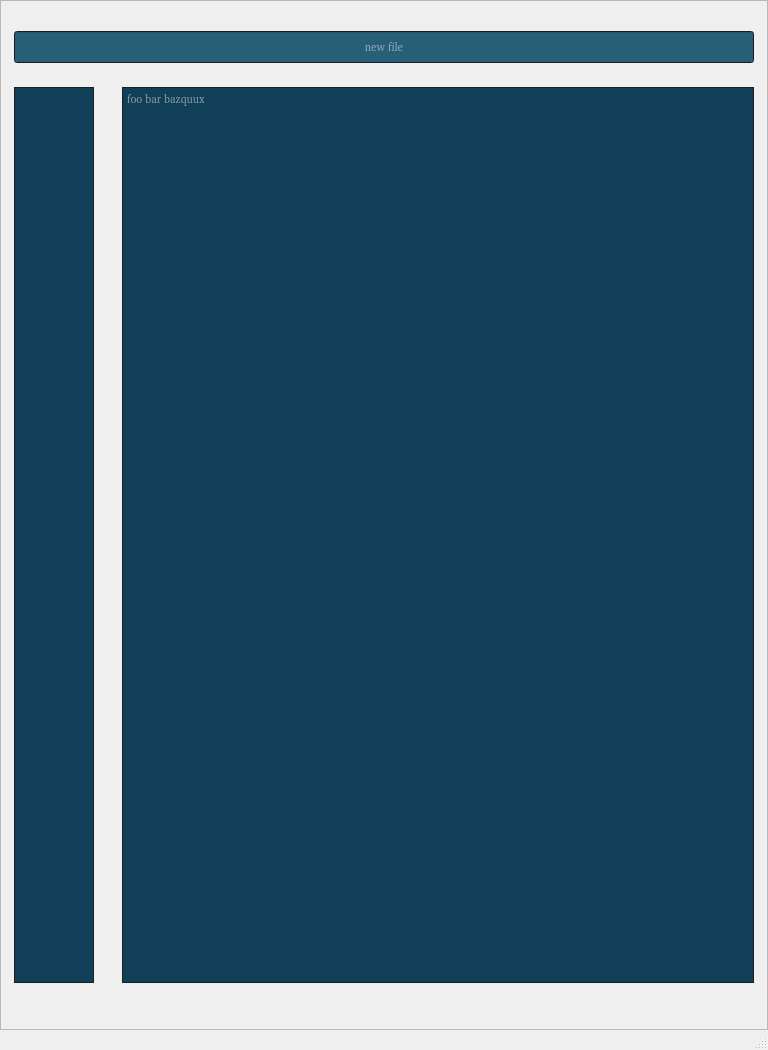
<?xml version="1.0" encoding="UTF-8"?>
<ui version="4.0">
 <class>MainWindow</class>
 <widget class="QMainWindow" name="MainWindow">
  <property name="geometry">
   <rect>
    <x>0</x>
    <y>0</y>
    <width>768</width>
    <height>1050</height>
   </rect>
  </property>
  <property name="sizePolicy">
   <sizepolicy hsizetype="Preferred" vsizetype="Preferred">
    <horstretch>0</horstretch>
    <verstretch>0</verstretch>
   </sizepolicy>
  </property>
  <property name="minimumSize">
   <size>
    <width>768</width>
    <height>1050</height>
   </size>
  </property>
  <property name="windowTitle">
   <string>BetterCode</string>
  </property>
  <widget class="QWidget" name="centralwidget">
   <property name="sizePolicy">
    <sizepolicy hsizetype="Preferred" vsizetype="Preferred">
     <horstretch>0</horstretch>
     <verstretch>0</verstretch>
    </sizepolicy>
   </property>
   <property name="minimumSize">
    <size>
     <width>768</width>
     <height>1030</height>
    </size>
   </property>
   <widget class="QFrame" name="frame">
    <property name="geometry">
     <rect>
      <x>0</x>
      <y>0</y>
      <width>768</width>
      <height>1030</height>
     </rect>
    </property>
    <property name="sizePolicy">
     <sizepolicy hsizetype="Expanding" vsizetype="Expanding">
      <horstretch>0</horstretch>
      <verstretch>0</verstretch>
     </sizepolicy>
    </property>
    <property name="minimumSize">
     <size>
      <width>768</width>
      <height>1030</height>
     </size>
    </property>
    <property name="maximumSize">
     <size>
      <width>768</width>
      <height>16777215</height>
     </size>
    </property>
    <property name="font">
     <font>
      <kerning>true</kerning>
     </font>
    </property>
    <property name="frameShape">
     <enum>QFrame::StyledPanel</enum>
    </property>
    <property name="frameShadow">
     <enum>QFrame::Plain</enum>
    </property>
    <widget class="QLineEdit" name="lineEdit">
     <property name="geometry">
      <rect>
       <x>14</x>
       <y>31</y>
       <width>740</width>
       <height>32</height>
      </rect>
     </property>
     <property name="palette">
      <palette>
       <active>
        <colorrole role="WindowText">
         <brush brushstyle="SolidPattern">
          <color alpha="255">
           <red>255</red>
           <green>255</green>
           <blue>255</blue>
          </color>
         </brush>
        </colorrole>
        <colorrole role="Button">
         <brush brushstyle="SolidPattern">
          <color alpha="255">
           <red>35</red>
           <green>40</green>
           <blue>45</blue>
          </color>
         </brush>
        </colorrole>
        <colorrole role="Light">
         <brush brushstyle="SolidPattern">
          <color alpha="255">
           <red>52</red>
           <green>60</green>
           <blue>67</blue>
          </color>
         </brush>
        </colorrole>
        <colorrole role="Midlight">
         <brush brushstyle="SolidPattern">
          <color alpha="255">
           <red>43</red>
           <green>50</green>
           <blue>56</blue>
          </color>
         </brush>
        </colorrole>
        <colorrole role="Dark">
         <brush brushstyle="SolidPattern">
          <color alpha="255">
           <red>17</red>
           <green>20</green>
           <blue>22</blue>
          </color>
         </brush>
        </colorrole>
        <colorrole role="Mid">
         <brush brushstyle="SolidPattern">
          <color alpha="255">
           <red>23</red>
           <green>27</green>
           <blue>30</blue>
          </color>
         </brush>
        </colorrole>
        <colorrole role="Text">
         <brush brushstyle="SolidPattern">
          <color alpha="255">
           <red>255</red>
           <green>255</green>
           <blue>255</blue>
          </color>
         </brush>
        </colorrole>
        <colorrole role="BrightText">
         <brush brushstyle="SolidPattern">
          <color alpha="255">
           <red>255</red>
           <green>255</green>
           <blue>255</blue>
          </color>
         </brush>
        </colorrole>
        <colorrole role="ButtonText">
         <brush brushstyle="SolidPattern">
          <color alpha="255">
           <red>255</red>
           <green>255</green>
           <blue>255</blue>
          </color>
         </brush>
        </colorrole>
        <colorrole role="Base">
         <brush brushstyle="SolidPattern">
          <color alpha="255">
           <red>39</red>
           <green>95</green>
           <blue>119</blue>
          </color>
         </brush>
        </colorrole>
        <colorrole role="Window">
         <brush brushstyle="SolidPattern">
          <color alpha="255">
           <red>35</red>
           <green>40</green>
           <blue>45</blue>
          </color>
         </brush>
        </colorrole>
        <colorrole role="Shadow">
         <brush brushstyle="SolidPattern">
          <color alpha="255">
           <red>0</red>
           <green>0</green>
           <blue>0</blue>
          </color>
         </brush>
        </colorrole>
        <colorrole role="AlternateBase">
         <brush brushstyle="SolidPattern">
          <color alpha="255">
           <red>17</red>
           <green>20</green>
           <blue>22</blue>
          </color>
         </brush>
        </colorrole>
        <colorrole role="ToolTipBase">
         <brush brushstyle="SolidPattern">
          <color alpha="255">
           <red>255</red>
           <green>255</green>
           <blue>220</blue>
          </color>
         </brush>
        </colorrole>
        <colorrole role="ToolTipText">
         <brush brushstyle="SolidPattern">
          <color alpha="255">
           <red>0</red>
           <green>0</green>
           <blue>0</blue>
          </color>
         </brush>
        </colorrole>
        <colorrole role="PlaceholderText">
         <brush brushstyle="SolidPattern">
          <color alpha="128">
           <red>255</red>
           <green>255</green>
           <blue>255</blue>
          </color>
         </brush>
        </colorrole>
       </active>
       <inactive>
        <colorrole role="WindowText">
         <brush brushstyle="SolidPattern">
          <color alpha="255">
           <red>255</red>
           <green>255</green>
           <blue>255</blue>
          </color>
         </brush>
        </colorrole>
        <colorrole role="Button">
         <brush brushstyle="SolidPattern">
          <color alpha="255">
           <red>35</red>
           <green>40</green>
           <blue>45</blue>
          </color>
         </brush>
        </colorrole>
        <colorrole role="Light">
         <brush brushstyle="SolidPattern">
          <color alpha="255">
           <red>52</red>
           <green>60</green>
           <blue>67</blue>
          </color>
         </brush>
        </colorrole>
        <colorrole role="Midlight">
         <brush brushstyle="SolidPattern">
          <color alpha="255">
           <red>43</red>
           <green>50</green>
           <blue>56</blue>
          </color>
         </brush>
        </colorrole>
        <colorrole role="Dark">
         <brush brushstyle="SolidPattern">
          <color alpha="255">
           <red>17</red>
           <green>20</green>
           <blue>22</blue>
          </color>
         </brush>
        </colorrole>
        <colorrole role="Mid">
         <brush brushstyle="SolidPattern">
          <color alpha="255">
           <red>23</red>
           <green>27</green>
           <blue>30</blue>
          </color>
         </brush>
        </colorrole>
        <colorrole role="Text">
         <brush brushstyle="SolidPattern">
          <color alpha="255">
           <red>255</red>
           <green>255</green>
           <blue>255</blue>
          </color>
         </brush>
        </colorrole>
        <colorrole role="BrightText">
         <brush brushstyle="SolidPattern">
          <color alpha="255">
           <red>255</red>
           <green>255</green>
           <blue>255</blue>
          </color>
         </brush>
        </colorrole>
        <colorrole role="ButtonText">
         <brush brushstyle="SolidPattern">
          <color alpha="255">
           <red>255</red>
           <green>255</green>
           <blue>255</blue>
          </color>
         </brush>
        </colorrole>
        <colorrole role="Base">
         <brush brushstyle="SolidPattern">
          <color alpha="255">
           <red>39</red>
           <green>95</green>
           <blue>119</blue>
          </color>
         </brush>
        </colorrole>
        <colorrole role="Window">
         <brush brushstyle="SolidPattern">
          <color alpha="255">
           <red>35</red>
           <green>40</green>
           <blue>45</blue>
          </color>
         </brush>
        </colorrole>
        <colorrole role="Shadow">
         <brush brushstyle="SolidPattern">
          <color alpha="255">
           <red>0</red>
           <green>0</green>
           <blue>0</blue>
          </color>
         </brush>
        </colorrole>
        <colorrole role="AlternateBase">
         <brush brushstyle="SolidPattern">
          <color alpha="255">
           <red>17</red>
           <green>20</green>
           <blue>22</blue>
          </color>
         </brush>
        </colorrole>
        <colorrole role="ToolTipBase">
         <brush brushstyle="SolidPattern">
          <color alpha="255">
           <red>255</red>
           <green>255</green>
           <blue>220</blue>
          </color>
         </brush>
        </colorrole>
        <colorrole role="ToolTipText">
         <brush brushstyle="SolidPattern">
          <color alpha="255">
           <red>0</red>
           <green>0</green>
           <blue>0</blue>
          </color>
         </brush>
        </colorrole>
        <colorrole role="PlaceholderText">
         <brush brushstyle="SolidPattern">
          <color alpha="128">
           <red>255</red>
           <green>255</green>
           <blue>255</blue>
          </color>
         </brush>
        </colorrole>
       </inactive>
       <disabled>
        <colorrole role="WindowText">
         <brush brushstyle="SolidPattern">
          <color alpha="255">
           <red>17</red>
           <green>20</green>
           <blue>22</blue>
          </color>
         </brush>
        </colorrole>
        <colorrole role="Button">
         <brush brushstyle="SolidPattern">
          <color alpha="255">
           <red>35</red>
           <green>40</green>
           <blue>45</blue>
          </color>
         </brush>
        </colorrole>
        <colorrole role="Light">
         <brush brushstyle="SolidPattern">
          <color alpha="255">
           <red>52</red>
           <green>60</green>
           <blue>67</blue>
          </color>
         </brush>
        </colorrole>
        <colorrole role="Midlight">
         <brush brushstyle="SolidPattern">
          <color alpha="255">
           <red>43</red>
           <green>50</green>
           <blue>56</blue>
          </color>
         </brush>
        </colorrole>
        <colorrole role="Dark">
         <brush brushstyle="SolidPattern">
          <color alpha="255">
           <red>17</red>
           <green>20</green>
           <blue>22</blue>
          </color>
         </brush>
        </colorrole>
        <colorrole role="Mid">
         <brush brushstyle="SolidPattern">
          <color alpha="255">
           <red>23</red>
           <green>27</green>
           <blue>30</blue>
          </color>
         </brush>
        </colorrole>
        <colorrole role="Text">
         <brush brushstyle="SolidPattern">
          <color alpha="255">
           <red>17</red>
           <green>20</green>
           <blue>22</blue>
          </color>
         </brush>
        </colorrole>
        <colorrole role="BrightText">
         <brush brushstyle="SolidPattern">
          <color alpha="255">
           <red>255</red>
           <green>255</green>
           <blue>255</blue>
          </color>
         </brush>
        </colorrole>
        <colorrole role="ButtonText">
         <brush brushstyle="SolidPattern">
          <color alpha="255">
           <red>17</red>
           <green>20</green>
           <blue>22</blue>
          </color>
         </brush>
        </colorrole>
        <colorrole role="Base">
         <brush brushstyle="SolidPattern">
          <color alpha="255">
           <red>35</red>
           <green>40</green>
           <blue>45</blue>
          </color>
         </brush>
        </colorrole>
        <colorrole role="Window">
         <brush brushstyle="SolidPattern">
          <color alpha="255">
           <red>35</red>
           <green>40</green>
           <blue>45</blue>
          </color>
         </brush>
        </colorrole>
        <colorrole role="Shadow">
         <brush brushstyle="SolidPattern">
          <color alpha="255">
           <red>0</red>
           <green>0</green>
           <blue>0</blue>
          </color>
         </brush>
        </colorrole>
        <colorrole role="AlternateBase">
         <brush brushstyle="SolidPattern">
          <color alpha="255">
           <red>35</red>
           <green>40</green>
           <blue>45</blue>
          </color>
         </brush>
        </colorrole>
        <colorrole role="ToolTipBase">
         <brush brushstyle="SolidPattern">
          <color alpha="255">
           <red>255</red>
           <green>255</green>
           <blue>220</blue>
          </color>
         </brush>
        </colorrole>
        <colorrole role="ToolTipText">
         <brush brushstyle="SolidPattern">
          <color alpha="255">
           <red>0</red>
           <green>0</green>
           <blue>0</blue>
          </color>
         </brush>
        </colorrole>
        <colorrole role="PlaceholderText">
         <brush brushstyle="SolidPattern">
          <color alpha="128">
           <red>255</red>
           <green>255</green>
           <blue>255</blue>
          </color>
         </brush>
        </colorrole>
       </disabled>
      </palette>
     </property>
     <property name="font">
      <font>
       <family>Roboto Mono [GOOG]</family>
       <pointsize>8</pointsize>
       <kerning>true</kerning>
      </font>
     </property>
     <property name="cursor">
      <cursorShape>ArrowCursor</cursorShape>
     </property>
     <property name="alignment">
      <set>Qt::AlignCenter</set>
     </property>
     <property name="readOnly">
      <bool>true</bool>
     </property>
     <property name="placeholderText">
      <string>new file</string>
     </property>
    </widget>
    <widget class="QTextEdit" name="mainEditor">
     <property name="geometry">
      <rect>
       <x>122</x>
       <y>87</y>
       <width>632</width>
       <height>896</height>
      </rect>
     </property>
     <property name="sizePolicy">
      <sizepolicy hsizetype="Expanding" vsizetype="Expanding">
       <horstretch>0</horstretch>
       <verstretch>0</verstretch>
      </sizepolicy>
     </property>
     <property name="palette">
      <palette>
       <active>
        <colorrole role="WindowText">
         <brush brushstyle="SolidPattern">
          <color alpha="255">
           <red>255</red>
           <green>255</green>
           <blue>255</blue>
          </color>
         </brush>
        </colorrole>
        <colorrole role="Button">
         <brush brushstyle="SolidPattern">
          <color alpha="255">
           <red>35</red>
           <green>40</green>
           <blue>45</blue>
          </color>
         </brush>
        </colorrole>
        <colorrole role="Light">
         <brush brushstyle="SolidPattern">
          <color alpha="255">
           <red>52</red>
           <green>60</green>
           <blue>67</blue>
          </color>
         </brush>
        </colorrole>
        <colorrole role="Midlight">
         <brush brushstyle="SolidPattern">
          <color alpha="255">
           <red>43</red>
           <green>50</green>
           <blue>56</blue>
          </color>
         </brush>
        </colorrole>
        <colorrole role="Dark">
         <brush brushstyle="SolidPattern">
          <color alpha="255">
           <red>17</red>
           <green>20</green>
           <blue>22</blue>
          </color>
         </brush>
        </colorrole>
        <colorrole role="Mid">
         <brush brushstyle="SolidPattern">
          <color alpha="255">
           <red>23</red>
           <green>27</green>
           <blue>30</blue>
          </color>
         </brush>
        </colorrole>
        <colorrole role="Text">
         <brush brushstyle="SolidPattern">
          <color alpha="255">
           <red>255</red>
           <green>255</green>
           <blue>255</blue>
          </color>
         </brush>
        </colorrole>
        <colorrole role="BrightText">
         <brush brushstyle="SolidPattern">
          <color alpha="255">
           <red>255</red>
           <green>255</green>
           <blue>255</blue>
          </color>
         </brush>
        </colorrole>
        <colorrole role="ButtonText">
         <brush brushstyle="SolidPattern">
          <color alpha="255">
           <red>255</red>
           <green>255</green>
           <blue>255</blue>
          </color>
         </brush>
        </colorrole>
        <colorrole role="Base">
         <brush brushstyle="SolidPattern">
          <color alpha="255">
           <red>18</red>
           <green>63</green>
           <blue>88</blue>
          </color>
         </brush>
        </colorrole>
        <colorrole role="Window">
         <brush brushstyle="SolidPattern">
          <color alpha="255">
           <red>35</red>
           <green>40</green>
           <blue>45</blue>
          </color>
         </brush>
        </colorrole>
        <colorrole role="Shadow">
         <brush brushstyle="SolidPattern">
          <color alpha="255">
           <red>0</red>
           <green>0</green>
           <blue>0</blue>
          </color>
         </brush>
        </colorrole>
        <colorrole role="AlternateBase">
         <brush brushstyle="SolidPattern">
          <color alpha="255">
           <red>17</red>
           <green>20</green>
           <blue>22</blue>
          </color>
         </brush>
        </colorrole>
        <colorrole role="ToolTipBase">
         <brush brushstyle="SolidPattern">
          <color alpha="255">
           <red>255</red>
           <green>255</green>
           <blue>220</blue>
          </color>
         </brush>
        </colorrole>
        <colorrole role="ToolTipText">
         <brush brushstyle="SolidPattern">
          <color alpha="255">
           <red>0</red>
           <green>0</green>
           <blue>0</blue>
          </color>
         </brush>
        </colorrole>
        <colorrole role="PlaceholderText">
         <brush brushstyle="SolidPattern">
          <color alpha="128">
           <red>255</red>
           <green>255</green>
           <blue>255</blue>
          </color>
         </brush>
        </colorrole>
       </active>
       <inactive>
        <colorrole role="WindowText">
         <brush brushstyle="SolidPattern">
          <color alpha="255">
           <red>255</red>
           <green>255</green>
           <blue>255</blue>
          </color>
         </brush>
        </colorrole>
        <colorrole role="Button">
         <brush brushstyle="SolidPattern">
          <color alpha="255">
           <red>35</red>
           <green>40</green>
           <blue>45</blue>
          </color>
         </brush>
        </colorrole>
        <colorrole role="Light">
         <brush brushstyle="SolidPattern">
          <color alpha="255">
           <red>52</red>
           <green>60</green>
           <blue>67</blue>
          </color>
         </brush>
        </colorrole>
        <colorrole role="Midlight">
         <brush brushstyle="SolidPattern">
          <color alpha="255">
           <red>43</red>
           <green>50</green>
           <blue>56</blue>
          </color>
         </brush>
        </colorrole>
        <colorrole role="Dark">
         <brush brushstyle="SolidPattern">
          <color alpha="255">
           <red>17</red>
           <green>20</green>
           <blue>22</blue>
          </color>
         </brush>
        </colorrole>
        <colorrole role="Mid">
         <brush brushstyle="SolidPattern">
          <color alpha="255">
           <red>23</red>
           <green>27</green>
           <blue>30</blue>
          </color>
         </brush>
        </colorrole>
        <colorrole role="Text">
         <brush brushstyle="SolidPattern">
          <color alpha="255">
           <red>255</red>
           <green>255</green>
           <blue>255</blue>
          </color>
         </brush>
        </colorrole>
        <colorrole role="BrightText">
         <brush brushstyle="SolidPattern">
          <color alpha="255">
           <red>255</red>
           <green>255</green>
           <blue>255</blue>
          </color>
         </brush>
        </colorrole>
        <colorrole role="ButtonText">
         <brush brushstyle="SolidPattern">
          <color alpha="255">
           <red>255</red>
           <green>255</green>
           <blue>255</blue>
          </color>
         </brush>
        </colorrole>
        <colorrole role="Base">
         <brush brushstyle="SolidPattern">
          <color alpha="255">
           <red>18</red>
           <green>63</green>
           <blue>88</blue>
          </color>
         </brush>
        </colorrole>
        <colorrole role="Window">
         <brush brushstyle="SolidPattern">
          <color alpha="255">
           <red>35</red>
           <green>40</green>
           <blue>45</blue>
          </color>
         </brush>
        </colorrole>
        <colorrole role="Shadow">
         <brush brushstyle="SolidPattern">
          <color alpha="255">
           <red>0</red>
           <green>0</green>
           <blue>0</blue>
          </color>
         </brush>
        </colorrole>
        <colorrole role="AlternateBase">
         <brush brushstyle="SolidPattern">
          <color alpha="255">
           <red>17</red>
           <green>20</green>
           <blue>22</blue>
          </color>
         </brush>
        </colorrole>
        <colorrole role="ToolTipBase">
         <brush brushstyle="SolidPattern">
          <color alpha="255">
           <red>255</red>
           <green>255</green>
           <blue>220</blue>
          </color>
         </brush>
        </colorrole>
        <colorrole role="ToolTipText">
         <brush brushstyle="SolidPattern">
          <color alpha="255">
           <red>0</red>
           <green>0</green>
           <blue>0</blue>
          </color>
         </brush>
        </colorrole>
        <colorrole role="PlaceholderText">
         <brush brushstyle="SolidPattern">
          <color alpha="128">
           <red>255</red>
           <green>255</green>
           <blue>255</blue>
          </color>
         </brush>
        </colorrole>
       </inactive>
       <disabled>
        <colorrole role="WindowText">
         <brush brushstyle="SolidPattern">
          <color alpha="255">
           <red>17</red>
           <green>20</green>
           <blue>22</blue>
          </color>
         </brush>
        </colorrole>
        <colorrole role="Button">
         <brush brushstyle="SolidPattern">
          <color alpha="255">
           <red>35</red>
           <green>40</green>
           <blue>45</blue>
          </color>
         </brush>
        </colorrole>
        <colorrole role="Light">
         <brush brushstyle="SolidPattern">
          <color alpha="255">
           <red>52</red>
           <green>60</green>
           <blue>67</blue>
          </color>
         </brush>
        </colorrole>
        <colorrole role="Midlight">
         <brush brushstyle="SolidPattern">
          <color alpha="255">
           <red>43</red>
           <green>50</green>
           <blue>56</blue>
          </color>
         </brush>
        </colorrole>
        <colorrole role="Dark">
         <brush brushstyle="SolidPattern">
          <color alpha="255">
           <red>17</red>
           <green>20</green>
           <blue>22</blue>
          </color>
         </brush>
        </colorrole>
        <colorrole role="Mid">
         <brush brushstyle="SolidPattern">
          <color alpha="255">
           <red>23</red>
           <green>27</green>
           <blue>30</blue>
          </color>
         </brush>
        </colorrole>
        <colorrole role="Text">
         <brush brushstyle="SolidPattern">
          <color alpha="255">
           <red>17</red>
           <green>20</green>
           <blue>22</blue>
          </color>
         </brush>
        </colorrole>
        <colorrole role="BrightText">
         <brush brushstyle="SolidPattern">
          <color alpha="255">
           <red>255</red>
           <green>255</green>
           <blue>255</blue>
          </color>
         </brush>
        </colorrole>
        <colorrole role="ButtonText">
         <brush brushstyle="SolidPattern">
          <color alpha="255">
           <red>17</red>
           <green>20</green>
           <blue>22</blue>
          </color>
         </brush>
        </colorrole>
        <colorrole role="Base">
         <brush brushstyle="SolidPattern">
          <color alpha="255">
           <red>35</red>
           <green>40</green>
           <blue>45</blue>
          </color>
         </brush>
        </colorrole>
        <colorrole role="Window">
         <brush brushstyle="SolidPattern">
          <color alpha="255">
           <red>35</red>
           <green>40</green>
           <blue>45</blue>
          </color>
         </brush>
        </colorrole>
        <colorrole role="Shadow">
         <brush brushstyle="SolidPattern">
          <color alpha="255">
           <red>0</red>
           <green>0</green>
           <blue>0</blue>
          </color>
         </brush>
        </colorrole>
        <colorrole role="AlternateBase">
         <brush brushstyle="SolidPattern">
          <color alpha="255">
           <red>35</red>
           <green>40</green>
           <blue>45</blue>
          </color>
         </brush>
        </colorrole>
        <colorrole role="ToolTipBase">
         <brush brushstyle="SolidPattern">
          <color alpha="255">
           <red>255</red>
           <green>255</green>
           <blue>220</blue>
          </color>
         </brush>
        </colorrole>
        <colorrole role="ToolTipText">
         <brush brushstyle="SolidPattern">
          <color alpha="255">
           <red>0</red>
           <green>0</green>
           <blue>0</blue>
          </color>
         </brush>
        </colorrole>
        <colorrole role="PlaceholderText">
         <brush brushstyle="SolidPattern">
          <color alpha="128">
           <red>255</red>
           <green>255</green>
           <blue>255</blue>
          </color>
         </brush>
        </colorrole>
       </disabled>
      </palette>
     </property>
     <property name="font">
      <font>
       <family>Roboto Mono [GOOG]</family>
       <pointsize>8</pointsize>
       <kerning>true</kerning>
      </font>
     </property>
     <property name="cursor" stdset="0">
      <cursorShape>IBeamCursor</cursorShape>
     </property>
     <property name="autoFillBackground">
      <bool>false</bool>
     </property>
     <property name="frameShadow">
      <enum>QFrame::Plain</enum>
     </property>
     <property name="undoRedoEnabled">
      <bool>false</bool>
     </property>
     <property name="tabStopWidth">
      <number>29</number>
     </property>
     <property name="placeholderText">
      <string>foo bar bazquux</string>
     </property>
    </widget>
    <widget class="QTextEdit" name="lineNumbers">
     <property name="geometry">
      <rect>
       <x>14</x>
       <y>87</y>
       <width>80</width>
       <height>896</height>
      </rect>
     </property>
     <property name="palette">
      <palette>
       <active>
        <colorrole role="WindowText">
         <brush brushstyle="SolidPattern">
          <color alpha="255">
           <red>255</red>
           <green>255</green>
           <blue>255</blue>
          </color>
         </brush>
        </colorrole>
        <colorrole role="Button">
         <brush brushstyle="SolidPattern">
          <color alpha="255">
           <red>35</red>
           <green>40</green>
           <blue>45</blue>
          </color>
         </brush>
        </colorrole>
        <colorrole role="Light">
         <brush brushstyle="SolidPattern">
          <color alpha="255">
           <red>52</red>
           <green>60</green>
           <blue>67</blue>
          </color>
         </brush>
        </colorrole>
        <colorrole role="Midlight">
         <brush brushstyle="SolidPattern">
          <color alpha="255">
           <red>43</red>
           <green>50</green>
           <blue>56</blue>
          </color>
         </brush>
        </colorrole>
        <colorrole role="Dark">
         <brush brushstyle="SolidPattern">
          <color alpha="255">
           <red>17</red>
           <green>20</green>
           <blue>22</blue>
          </color>
         </brush>
        </colorrole>
        <colorrole role="Mid">
         <brush brushstyle="SolidPattern">
          <color alpha="255">
           <red>23</red>
           <green>27</green>
           <blue>30</blue>
          </color>
         </brush>
        </colorrole>
        <colorrole role="Text">
         <brush brushstyle="SolidPattern">
          <color alpha="255">
           <red>255</red>
           <green>255</green>
           <blue>255</blue>
          </color>
         </brush>
        </colorrole>
        <colorrole role="BrightText">
         <brush brushstyle="SolidPattern">
          <color alpha="255">
           <red>255</red>
           <green>255</green>
           <blue>255</blue>
          </color>
         </brush>
        </colorrole>
        <colorrole role="ButtonText">
         <brush brushstyle="SolidPattern">
          <color alpha="255">
           <red>255</red>
           <green>255</green>
           <blue>255</blue>
          </color>
         </brush>
        </colorrole>
        <colorrole role="Base">
         <brush brushstyle="SolidPattern">
          <color alpha="255">
           <red>18</red>
           <green>63</green>
           <blue>88</blue>
          </color>
         </brush>
        </colorrole>
        <colorrole role="Window">
         <brush brushstyle="SolidPattern">
          <color alpha="255">
           <red>35</red>
           <green>40</green>
           <blue>45</blue>
          </color>
         </brush>
        </colorrole>
        <colorrole role="Shadow">
         <brush brushstyle="SolidPattern">
          <color alpha="255">
           <red>0</red>
           <green>0</green>
           <blue>0</blue>
          </color>
         </brush>
        </colorrole>
        <colorrole role="AlternateBase">
         <brush brushstyle="SolidPattern">
          <color alpha="255">
           <red>17</red>
           <green>20</green>
           <blue>22</blue>
          </color>
         </brush>
        </colorrole>
        <colorrole role="ToolTipBase">
         <brush brushstyle="SolidPattern">
          <color alpha="255">
           <red>255</red>
           <green>255</green>
           <blue>220</blue>
          </color>
         </brush>
        </colorrole>
        <colorrole role="ToolTipText">
         <brush brushstyle="SolidPattern">
          <color alpha="255">
           <red>0</red>
           <green>0</green>
           <blue>0</blue>
          </color>
         </brush>
        </colorrole>
        <colorrole role="PlaceholderText">
         <brush brushstyle="SolidPattern">
          <color alpha="128">
           <red>255</red>
           <green>255</green>
           <blue>255</blue>
          </color>
         </brush>
        </colorrole>
       </active>
       <inactive>
        <colorrole role="WindowText">
         <brush brushstyle="SolidPattern">
          <color alpha="255">
           <red>255</red>
           <green>255</green>
           <blue>255</blue>
          </color>
         </brush>
        </colorrole>
        <colorrole role="Button">
         <brush brushstyle="SolidPattern">
          <color alpha="255">
           <red>35</red>
           <green>40</green>
           <blue>45</blue>
          </color>
         </brush>
        </colorrole>
        <colorrole role="Light">
         <brush brushstyle="SolidPattern">
          <color alpha="255">
           <red>52</red>
           <green>60</green>
           <blue>67</blue>
          </color>
         </brush>
        </colorrole>
        <colorrole role="Midlight">
         <brush brushstyle="SolidPattern">
          <color alpha="255">
           <red>43</red>
           <green>50</green>
           <blue>56</blue>
          </color>
         </brush>
        </colorrole>
        <colorrole role="Dark">
         <brush brushstyle="SolidPattern">
          <color alpha="255">
           <red>17</red>
           <green>20</green>
           <blue>22</blue>
          </color>
         </brush>
        </colorrole>
        <colorrole role="Mid">
         <brush brushstyle="SolidPattern">
          <color alpha="255">
           <red>23</red>
           <green>27</green>
           <blue>30</blue>
          </color>
         </brush>
        </colorrole>
        <colorrole role="Text">
         <brush brushstyle="SolidPattern">
          <color alpha="255">
           <red>255</red>
           <green>255</green>
           <blue>255</blue>
          </color>
         </brush>
        </colorrole>
        <colorrole role="BrightText">
         <brush brushstyle="SolidPattern">
          <color alpha="255">
           <red>255</red>
           <green>255</green>
           <blue>255</blue>
          </color>
         </brush>
        </colorrole>
        <colorrole role="ButtonText">
         <brush brushstyle="SolidPattern">
          <color alpha="255">
           <red>255</red>
           <green>255</green>
           <blue>255</blue>
          </color>
         </brush>
        </colorrole>
        <colorrole role="Base">
         <brush brushstyle="SolidPattern">
          <color alpha="255">
           <red>18</red>
           <green>63</green>
           <blue>88</blue>
          </color>
         </brush>
        </colorrole>
        <colorrole role="Window">
         <brush brushstyle="SolidPattern">
          <color alpha="255">
           <red>35</red>
           <green>40</green>
           <blue>45</blue>
          </color>
         </brush>
        </colorrole>
        <colorrole role="Shadow">
         <brush brushstyle="SolidPattern">
          <color alpha="255">
           <red>0</red>
           <green>0</green>
           <blue>0</blue>
          </color>
         </brush>
        </colorrole>
        <colorrole role="AlternateBase">
         <brush brushstyle="SolidPattern">
          <color alpha="255">
           <red>17</red>
           <green>20</green>
           <blue>22</blue>
          </color>
         </brush>
        </colorrole>
        <colorrole role="ToolTipBase">
         <brush brushstyle="SolidPattern">
          <color alpha="255">
           <red>255</red>
           <green>255</green>
           <blue>220</blue>
          </color>
         </brush>
        </colorrole>
        <colorrole role="ToolTipText">
         <brush brushstyle="SolidPattern">
          <color alpha="255">
           <red>0</red>
           <green>0</green>
           <blue>0</blue>
          </color>
         </brush>
        </colorrole>
        <colorrole role="PlaceholderText">
         <brush brushstyle="SolidPattern">
          <color alpha="128">
           <red>255</red>
           <green>255</green>
           <blue>255</blue>
          </color>
         </brush>
        </colorrole>
       </inactive>
       <disabled>
        <colorrole role="WindowText">
         <brush brushstyle="SolidPattern">
          <color alpha="255">
           <red>17</red>
           <green>20</green>
           <blue>22</blue>
          </color>
         </brush>
        </colorrole>
        <colorrole role="Button">
         <brush brushstyle="SolidPattern">
          <color alpha="255">
           <red>35</red>
           <green>40</green>
           <blue>45</blue>
          </color>
         </brush>
        </colorrole>
        <colorrole role="Light">
         <brush brushstyle="SolidPattern">
          <color alpha="255">
           <red>52</red>
           <green>60</green>
           <blue>67</blue>
          </color>
         </brush>
        </colorrole>
        <colorrole role="Midlight">
         <brush brushstyle="SolidPattern">
          <color alpha="255">
           <red>43</red>
           <green>50</green>
           <blue>56</blue>
          </color>
         </brush>
        </colorrole>
        <colorrole role="Dark">
         <brush brushstyle="SolidPattern">
          <color alpha="255">
           <red>17</red>
           <green>20</green>
           <blue>22</blue>
          </color>
         </brush>
        </colorrole>
        <colorrole role="Mid">
         <brush brushstyle="SolidPattern">
          <color alpha="255">
           <red>23</red>
           <green>27</green>
           <blue>30</blue>
          </color>
         </brush>
        </colorrole>
        <colorrole role="Text">
         <brush brushstyle="SolidPattern">
          <color alpha="255">
           <red>17</red>
           <green>20</green>
           <blue>22</blue>
          </color>
         </brush>
        </colorrole>
        <colorrole role="BrightText">
         <brush brushstyle="SolidPattern">
          <color alpha="255">
           <red>255</red>
           <green>255</green>
           <blue>255</blue>
          </color>
         </brush>
        </colorrole>
        <colorrole role="ButtonText">
         <brush brushstyle="SolidPattern">
          <color alpha="255">
           <red>17</red>
           <green>20</green>
           <blue>22</blue>
          </color>
         </brush>
        </colorrole>
        <colorrole role="Base">
         <brush brushstyle="SolidPattern">
          <color alpha="255">
           <red>35</red>
           <green>40</green>
           <blue>45</blue>
          </color>
         </brush>
        </colorrole>
        <colorrole role="Window">
         <brush brushstyle="SolidPattern">
          <color alpha="255">
           <red>35</red>
           <green>40</green>
           <blue>45</blue>
          </color>
         </brush>
        </colorrole>
        <colorrole role="Shadow">
         <brush brushstyle="SolidPattern">
          <color alpha="255">
           <red>0</red>
           <green>0</green>
           <blue>0</blue>
          </color>
         </brush>
        </colorrole>
        <colorrole role="AlternateBase">
         <brush brushstyle="SolidPattern">
          <color alpha="255">
           <red>35</red>
           <green>40</green>
           <blue>45</blue>
          </color>
         </brush>
        </colorrole>
        <colorrole role="ToolTipBase">
         <brush brushstyle="SolidPattern">
          <color alpha="255">
           <red>255</red>
           <green>255</green>
           <blue>220</blue>
          </color>
         </brush>
        </colorrole>
        <colorrole role="ToolTipText">
         <brush brushstyle="SolidPattern">
          <color alpha="255">
           <red>0</red>
           <green>0</green>
           <blue>0</blue>
          </color>
         </brush>
        </colorrole>
        <colorrole role="PlaceholderText">
         <brush brushstyle="SolidPattern">
          <color alpha="128">
           <red>255</red>
           <green>255</green>
           <blue>255</blue>
          </color>
         </brush>
        </colorrole>
       </disabled>
      </palette>
     </property>
     <property name="font">
      <font>
       <family>Roboto Mono [GOOG]</family>
       <pointsize>8</pointsize>
       <kerning>true</kerning>
      </font>
     </property>
     <property name="mouseTracking">
      <bool>false</bool>
     </property>
     <property name="frameShape">
      <enum>QFrame::StyledPanel</enum>
     </property>
     <property name="frameShadow">
      <enum>QFrame::Plain</enum>
     </property>
     <property name="undoRedoEnabled">
      <bool>false</bool>
     </property>
     <property name="readOnly">
      <bool>true</bool>
     </property>
     <property name="acceptRichText">
      <bool>false</bool>
     </property>
    </widget>
   </widget>
  </widget>
  <widget class="QMenuBar" name="menubar">
   <property name="geometry">
    <rect>
     <x>0</x>
     <y>0</y>
     <width>768</width>
     <height>27</height>
    </rect>
   </property>
  </widget>
  <widget class="QStatusBar" name="statusbar"/>
 </widget>
 <resources/>
 <connections/>
</ui>
